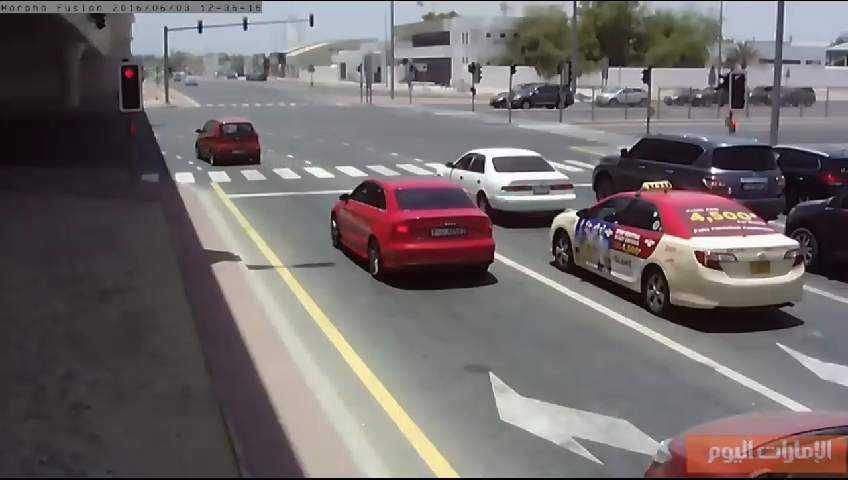
#> input picture frame 39 of video.mp4, 848 x 480 px, given in place of video1.mp4, which was not available
$ python speed_violation_system.py
#> lines starting #> are read from the running program, lines starting #| are printed output that depends on the picture; after the words box and inside, x2 and y2 are one past the last pixel; in counts of white or black regions, pixels touching at a corner belong together; pictures that were not available may be replaced by others from this repository, and a replacement may not be noted
#> in process_video, frame is the input picture: shape (480, 848, 3); mean B, G, R 106.2, 106.1, 112.3
import cv2
import numpy as np
import pytesseract
from datetime import datetime
from openpyxl import Workbook, load_workbook
import os

class SpeedViolationSystem:
    def __init__(self):
        # Initialize pytesseract path (Windows)
        pytesseract.pytesseract.tesseract_cmd = r'C:\Program Files\Tesseract-OCR\tesseract.exe'
        self.excel_file = 'speed_violations.xlsx'
        self.initialize_excel()

    def initialize_excel(self):
        if not os.path.exists(self.excel_file):
            wb = Workbook()
            ws = wb.active
            headers = ['Date', 'Time', 'License Plate', 'Speed (km/h)', 'Location']
            ws.append(headers)
            wb.save(self.excel_file)

    def detect_license_plate(self, image):
        gray = cv2.cvtColor(image, cv2.COLOR_BGR2GRAY)
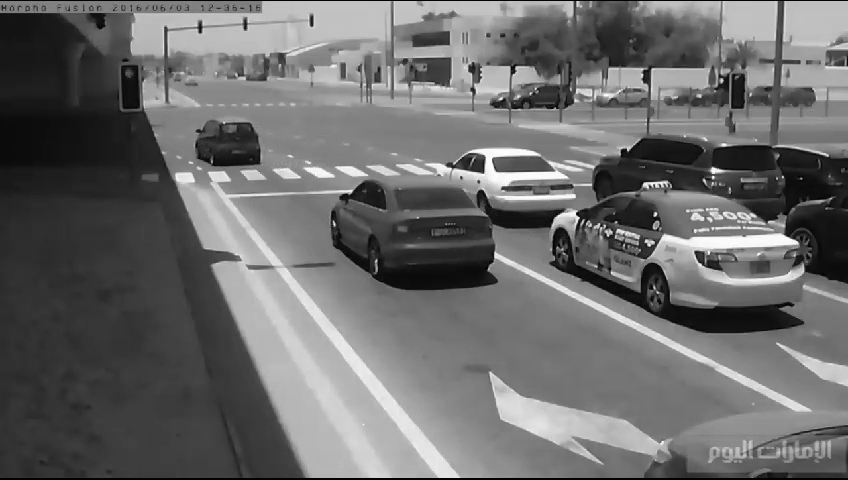
#> gray: shape (480, 848); min 0, max 255, mean 108
        blur = cv2.GaussianBlur(gray, (5, 5), 0)
        edges = cv2.Canny(blur, 50, 150)
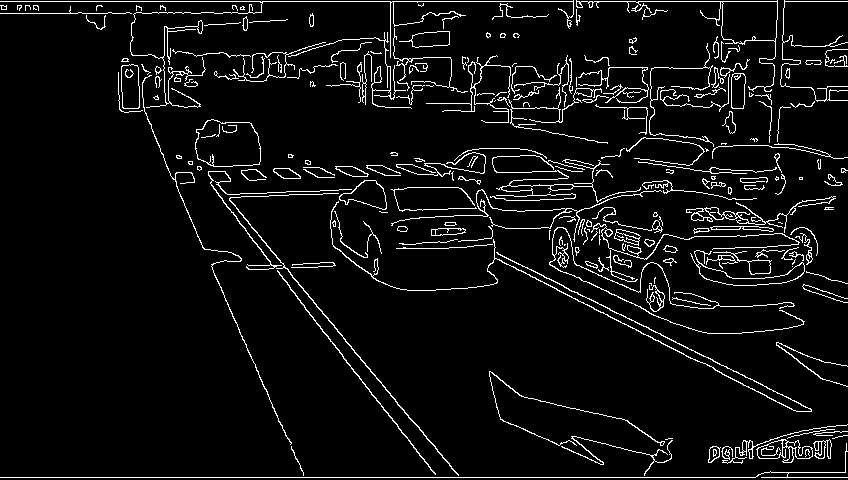
#> edges: shape (480, 848); 5.9% white in thin lines or dots

        contours, _ = cv2.findContours(edges, cv2.RETR_TREE, cv2.CHAIN_APPROX_SIMPLE)
#> contours = 345 contours, 212 with area under 20; largest, box (x1, y1, x2, y2) and area: (195, 119, 261, 167) 2568, (195, 119, 261, 167) 2535, (576, 0, 778, 92) 2234, (721, 1, 778, 44) 2136, (690, 250, 805, 286) 942
        contours = sorted(contours, key=cv2.contourArea, reverse=True)[:10]
#> contours = 10 contours; largest, box (x1, y1, x2, y2) and area: (195, 119, 261, 167) 2568, (195, 119, 261, 167) 2535, (576, 0, 778, 92) 2234, (721, 1, 778, 44) 2136, (690, 250, 805, 286) 942

        plate_contour = None
        for contour in contours:
            perimeter = cv2.arcLength(contour, True)
            approx = cv2.approxPolyDP(contour, 0.02 * perimeter, True)
            if len(approx) == 4:
                plate_contour = approx
                break
#> this loop made 4 passes
#> (perimeter, plate_contour) on pass 4: (201.6, [[722, 2], [776, 1], [775, 40], [724, 39]])
#> perimeter on passes 1 to 3: 208, 247.7, 906.9

        if plate_contour is not None:
            x, y, w, h = cv2.boundingRect(plate_contour)
#> x = 722; y = 1; w = 55; h = 40
            plate_img = gray[y:y+h, x:x+w]
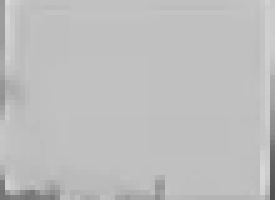
#> plate_img: shape (40, 55) (shown 5 times larger); min 81, max 216, mean 189.7
            return plate_img, (x, y, w, h)
        return None, None

    def read_license_plate(self, plate_img):
        if plate_img is not None:
            text = pytesseract.image_to_string(plate_img, config='--psm 8')
            return text.strip()
        return None

    def record_violation(self, license_plate, speed, location):
        now = datetime.now()
        wb = load_workbook(self.excel_file)
        ws = wb.active
        ws.append([
            now.strftime('%Y-%m-%d'),
            now.strftime('%H:%M:%S'),
            license_plate,
            speed,
            location
        ])
        wb.save(self.excel_file)

    def process_video(self, video_path, speed_limit, location):
        cap = cv2.VideoCapture(video_path)

        while cap.isOpened():
            ret, frame = cap.read()
            if not ret:
                break

            plate_img, coords = self.detect_license_plate(frame)
#> coords = (722, 1, 55, 40)
            if plate_img is not None:
                license_plate = self.read_license_plate(plate_img)
                if license_plate:
                    # Simulated speed (in real implementation, this would come from speed detection hardware)
                    simulated_speed = np.random.randint(speed_limit - 20, speed_limit + 30)

                    if simulated_speed > speed_limit:
                        self.record_violation(license_plate, simulated_speed, location)

                        # Draw rectangle around plate
                        x, y, w, h = coords
                        cv2.rectangle(frame, (x, y), (x+w, y+h), (0, 255, 0), 2)
                        cv2.putText(frame, f"Plate: {license_plate}", (x, y-10),
                                  cv2.FONT_HERSHEY_SIMPLEX, 0.9, (0, 255, 0), 2)
                        cv2.putText(frame, f"Speed: {simulated_speed} km/h", (x, y+h+25),
                                  cv2.FONT_HERSHEY_SIMPLEX, 0.9, (0, 255, 0), 2)

            cv2.imshow('Speed Violation Detection', frame)

            if cv2.waitKey(1) & 0xFF == ord('q'):
                break

        cap.release()
        cv2.destroyAllWindows()

# Example usage
if __name__ == "__main__":
    system = SpeedViolationSystem()
    system.process_video('video1.mp4', speed_limit=60, location='Main Street')
#> (the call stopped at in read_license_plate, `text = pytesseract.image_to_string(plate_img, config='--psm 8')`: pytesseract is not available in this run)

$ run again, starting later in the video
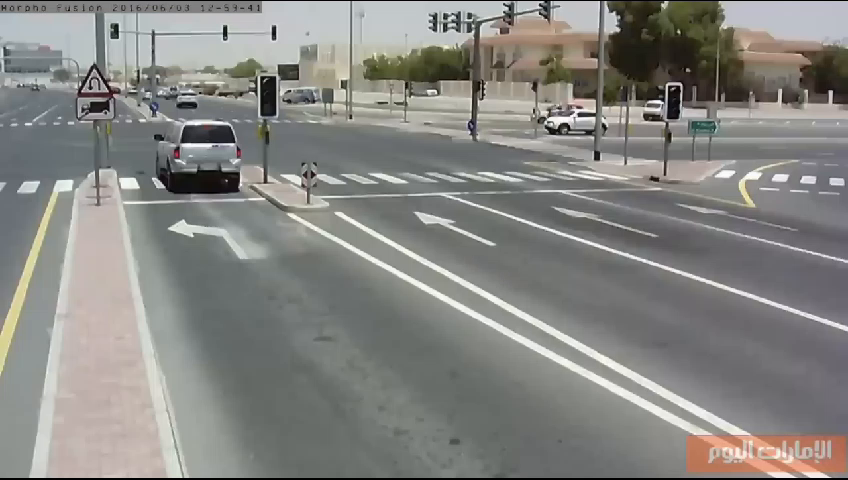
#> input picture frame 177 of video.mp4, 848 x 480 px, given in place of video1.mp4, which was not available
#> in process_video, frame is the input picture: shape (480, 848, 3); mean B, G, R 130.2, 133.8, 134.2
#> in detect_license_plate, `gray = cv2.cvtColor(image, cv2.COLOR_BGR2GRAY)`:
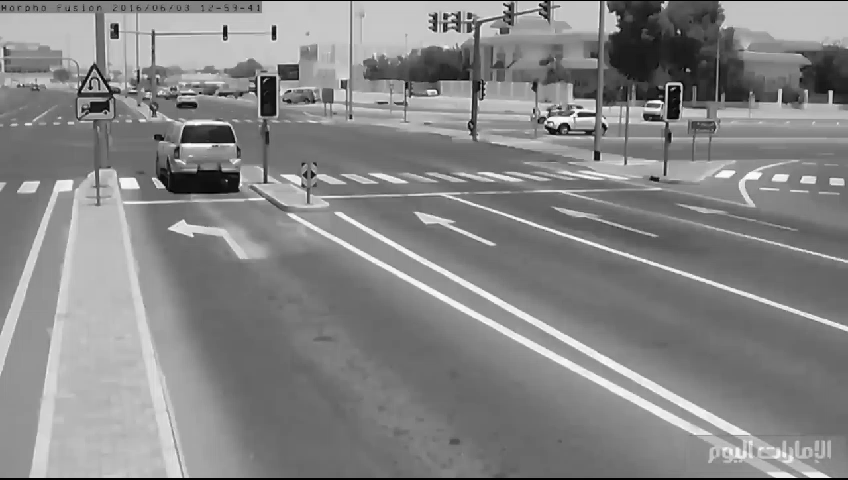
#> gray: shape (480, 848); min 0, max 255, mean 133.5
#> in detect_license_plate, `edges = cv2.Canny(blur, 50, 150)`:
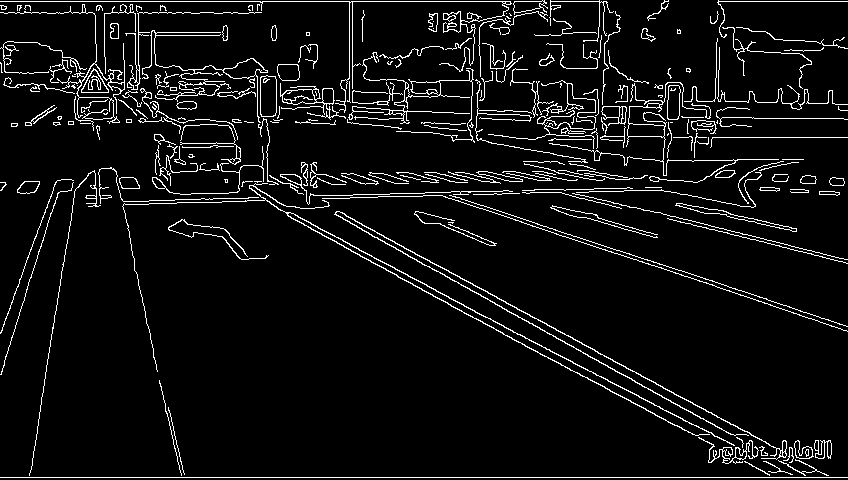
#> edges: shape (480, 848); 6.3% white in thin lines or dots
#> in detect_license_plate, `contours, _ = cv2.findContours(edges, cv2.RETR_TREE, cv2.CHAIN_APPROX_..`: contours = 338 contours, 221 with area under 20; largest, box (x1, y1, x2, y2) and area: (280, 83, 346, 120) 658, (549, 82, 779, 183) 637, (260, 75, 277, 117) 632, (260, 75, 277, 117) 628, (142, 30, 268, 123) 572
#> in detect_license_plate, `contours = sorted(contours, key=cv2.contourArea, reverse=True)[:10]`: contours = 10 contours; largest, box (x1, y1, x2, y2) and area: (280, 83, 346, 120) 658, (549, 82, 779, 183) 637, (260, 75, 277, 117) 632, (260, 75, 277, 117) 628, (142, 30, 268, 123) 572
#> the loop in detect_license_plate, `for contour in contours:` made 10 passes
#> perimeter on passes 1, 2, 3, 4, 5, 7, 8, 9: 522.6, 1594.3, 109.9, 107.6, 1483, 1499.5, 3106.5, 115.4

$ run again, starting later in the video
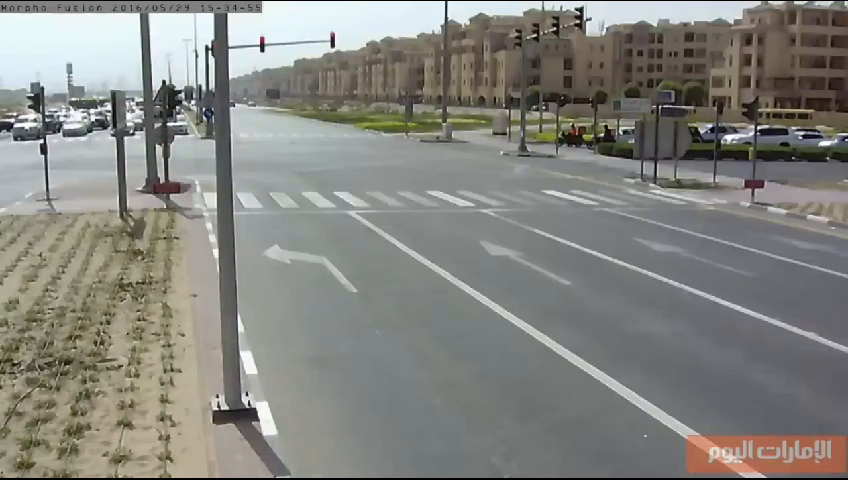
#> input picture frame 315 of video.mp4, 848 x 480 px, given in place of video1.mp4, which was not available
#> in process_video, frame is the input picture: shape (480, 848, 3); mean B, G, R 127.7, 133, 132.9
#> in detect_license_plate, `gray = cv2.cvtColor(image, cv2.COLOR_BGR2GRAY)`:
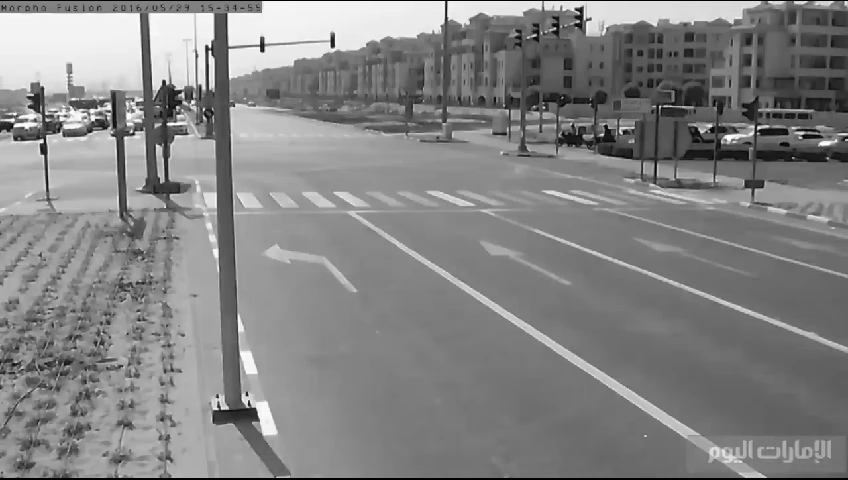
#> gray: shape (480, 848); min 0, max 255, mean 132.3
#> in detect_license_plate, `edges = cv2.Canny(blur, 50, 150)`:
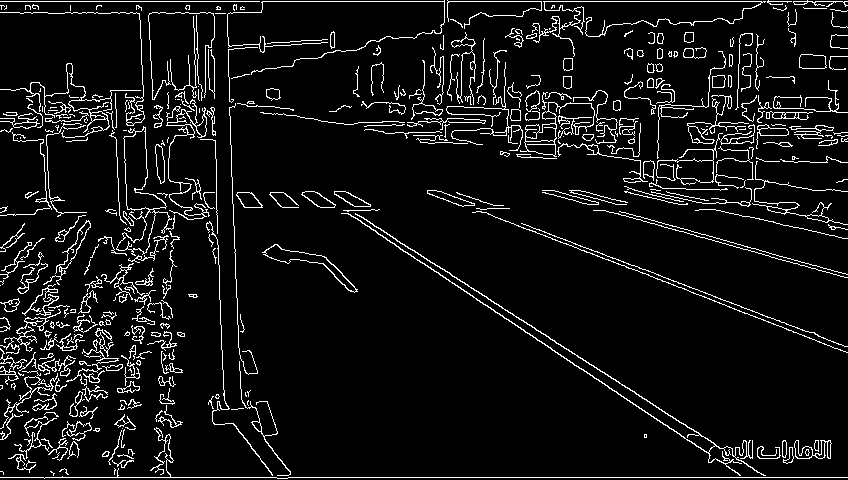
#> edges: shape (480, 848); 7.2% white in thin lines or dots
#> in detect_license_plate, `contours, _ = cv2.findContours(edges, cv2.RETR_TREE, cv2.CHAIN_APPROX_..`: contours = 542 contours, 343 with area under 20; largest, box (x1, y1, x2, y2) and area: (116, 126, 175, 256) 1821, (123, 127, 167, 210) 1717, (520, 102, 595, 157) 979, (262, 244, 358, 293) 858, (265, 244, 357, 293) 784
#> in detect_license_plate, `contours = sorted(contours, key=cv2.contourArea, reverse=True)[:10]`: contours = 10 contours; largest, box (x1, y1, x2, y2) and area: (116, 126, 175, 256) 1821, (123, 127, 167, 210) 1717, (520, 102, 595, 157) 979, (262, 244, 358, 293) 858, (265, 244, 357, 293) 784
#> the loop in detect_license_plate, `for contour in contours:` made 10 passes
#> perimeter on passes 1, 2, 3, 4, 5, 7, 8, 9: 871, 258.7, 732.6, 246, 232.6, 269.7, 137.5, 78.73
